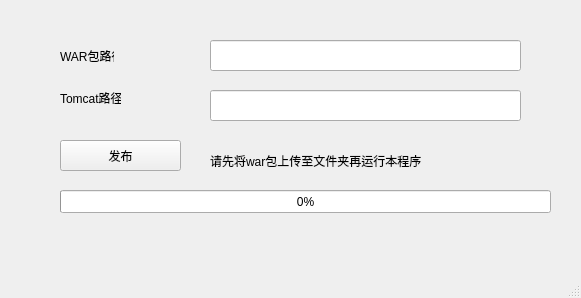
<?xml version="1.0" encoding="UTF-8"?>
<ui version="4.0">
 <class>MainWindow</class>
 <widget class="QMainWindow" name="MainWindow">
  <property name="geometry">
   <rect>
    <x>0</x>
    <y>0</y>
    <width>581</width>
    <height>298</height>
   </rect>
  </property>
  <property name="windowTitle">
   <string>Auto Javaer</string>
  </property>
  <widget class="QWidget" name="centralwidget">
   <widget class="QPushButton" name="pushButton">
    <property name="geometry">
     <rect>
      <x>60</x>
      <y>140</y>
      <width>121</width>
      <height>31</height>
     </rect>
    </property>
    <property name="text">
     <string>发布</string>
    </property>
   </widget>
   <widget class="QProgressBar" name="progressBar">
    <property name="geometry">
     <rect>
      <x>60</x>
      <y>190</y>
      <width>491</width>
      <height>23</height>
     </rect>
    </property>
    <property name="value">
     <number>0</number>
    </property>
   </widget>
   <widget class="QLabel" name="label">
    <property name="geometry">
     <rect>
      <x>210</x>
      <y>150</y>
      <width>241</width>
      <height>21</height>
     </rect>
    </property>
    <property name="text">
     <string>请先将war包上传至文件夹再运行本程序</string>
    </property>
   </widget>
   <widget class="QLabel" name="label_2">
    <property name="geometry">
     <rect>
      <x>60</x>
      <y>50</y>
      <width>54</width>
      <height>12</height>
     </rect>
    </property>
    <property name="text">
     <string>WAR包路径</string>
    </property>
   </widget>
   <widget class="QLabel" name="label_3">
    <property name="geometry">
     <rect>
      <x>60</x>
      <y>90</y>
      <width>61</width>
      <height>16</height>
     </rect>
    </property>
    <property name="text">
     <string>Tomcat路径</string>
    </property>
   </widget>
   <widget class="QLineEdit" name="warLocation">
    <property name="geometry">
     <rect>
      <x>210</x>
      <y>40</y>
      <width>311</width>
      <height>31</height>
     </rect>
    </property>
   </widget>
   <widget class="QLineEdit" name="tomcatLocation">
    <property name="geometry">
     <rect>
      <x>210</x>
      <y>90</y>
      <width>311</width>
      <height>31</height>
     </rect>
    </property>
   </widget>
   <widget class="QLabel" name="msg">
    <property name="geometry">
     <rect>
      <x>60</x>
      <y>230</y>
      <width>461</width>
      <height>21</height>
     </rect>
    </property>
    <property name="text">
     <string/>
    </property>
   </widget>
  </widget>
  <widget class="QMenuBar" name="menubar">
   <property name="geometry">
    <rect>
     <x>0</x>
     <y>0</y>
     <width>581</width>
     <height>23</height>
    </rect>
   </property>
  </widget>
  <widget class="QStatusBar" name="statusbar"/>
 </widget>
 <resources/>
 <connections/>
</ui>
